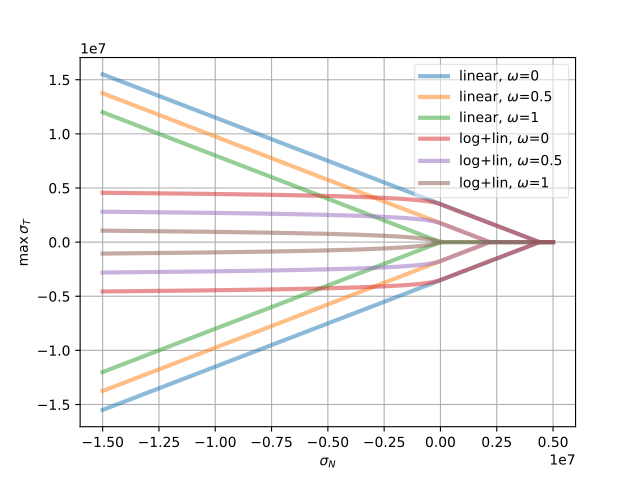

Here is the Python script that generated this plot:
import woo.dem, numpy, matplotlib.pyplot
fig=matplotlib.pyplot.figure()
ax=fig.add_subplot(111)
sigN=numpy.linspace(-1.5e7,.5e7,100)
cc=woo.dem.Law2_L6Geom_ConcretePhys()
for t in 'linear','log+lin':
   for omega in (0,.5,1):
      cc.yieldSurfType=t
      sigT=[cc.yieldSigmaTNorm(sigmaN=s,omega=omega,coh0=3.5e6,tanPhi=.8) for s in sigN]
      ax.plot(list(sigN)+[float('nan')]+list(sigN),sigT+[float('nan')]+[-s for s in sigT],label=cc.yieldSurfType+", $\omega$=%g"%omega,lw=3,alpha=.5)
ax.set_xlabel(r'$\sigma_N$'); ax.set_ylabel(r'$\max\,\sigma_T$')
ax.legend(framealpha=.5)
ax.grid(True)
fig.show()
